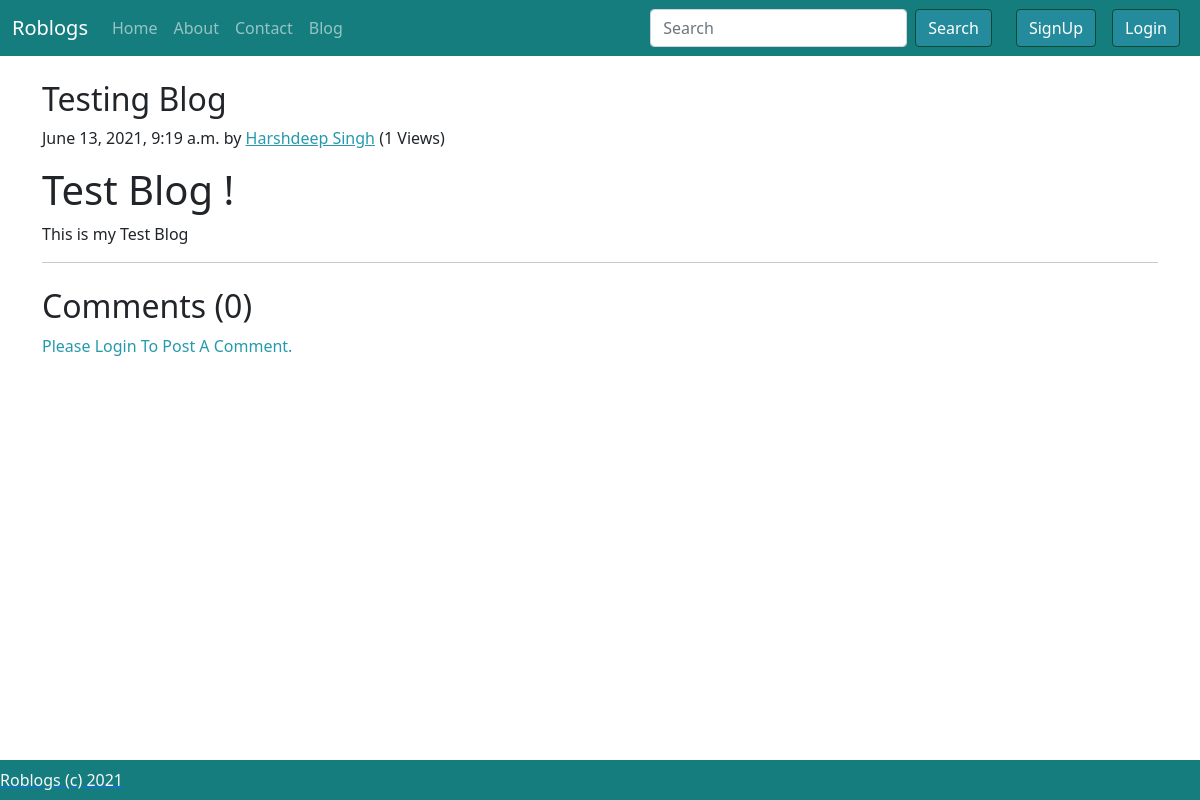
/blog/test-1, run on the app's committed database.
### Blog/models.py (models this page shows, shortened)
class Post(models.Model):
    sno = models.AutoField(primary_key=True)
    title = models.CharField(max_length=255)
    category = models.CharField(max_length=255, default='Interesting')
    content = models.TextField()
    slug = models.CharField(max_length=130, default='slug')
    views = models.IntegerField(default=0)
    author = models.CharField(max_length=100)
    timeStamp = models.DateTimeField(blank=True)
    class Meta:
        ordering = ['-views']

### Blog/views.py (the view)
# urls.py: path('<str:slug>', views.blogPost, name="blogPost"),
def blogPost(request, slug):
    post=Post.objects.filter(slug=slug).first()
    post.views += 1
    post.save()
    comments= BlogComment.objects.filter(post=post, parent=None)
    replies= BlogComment.objects.filter(post=post).exclude(parent=None)
    replyDict={}
    for reply in replies:
        if reply.parent.sno not in replyDict.keys():
            replyDict[reply.parent.sno]=[reply]
        else:
            replyDict[reply.parent.sno].append(reply)
    context={'post':post, 'comments': comments, 'user': request.user, 'replyDict': replyDict}
    return render(request, "blog/blogPost.html", context)

### templates/blog/blogPost.html (shortened to what this page needs)
{% extends 'base.html' %}
{% block body %}
<div class="container my-6">
  <article class="blog-post my-4">
    <h2 class="blog-post-title">{{post.title}}</h2>
    <p class="blog-post-meta">{{post.timeStamp}} by <a class='body-fg body-link' href="/about">{{post.author}}</a><span> ({{post.views}} Views)</span></p>
    <p>{{post.content|safe}}</p>
    <hr>
  </article>
</div>
{% load static %}
{% load humanize %}
{% load extras %}
<div class="container">
  <h2>Comments ({{comments.count}})</h2>
  <div class="my-2">
    {% if user.is_authenticated %}
    <form action="/blog/postComment" method="post">
      {% csrf_token %}
      <div class="form-group my-3 ">
        <div class="row g-2 align-items-center">
          <div class="col-md-11">
            <input type="text" id="comment" name="comment" class="form-control" placeholder="Enter Comment Here">
          </div>
          <div class="col-md-1">
            <button type="submit" class="btn body-green">Comment</button>
          </div>
        </div>
        <input type="hidden" name="parentSno" value="">
        <input type="hidden" name="postSno" value="{{post.sno}}">
      </div>
    </form>
    {% else %}
    <p class="body-fg">Please Login To Post A Comment.</p>
    {% endif %}
  </div>
</div>
{% endblock body %}

### static/css/style.css (style rules this page uses)
.body-fg { color: #259aac; }
.body-link { color: #259aac; }

### data on the page
Post: title "Testing Blog", timeStamp "June 13, 2021, 9:19 a.m.", author "Harshdeep Singh", views "1", content "Test Blog ! This is my Test Blog"

### other printed values
{{ comments.count }} "0"
